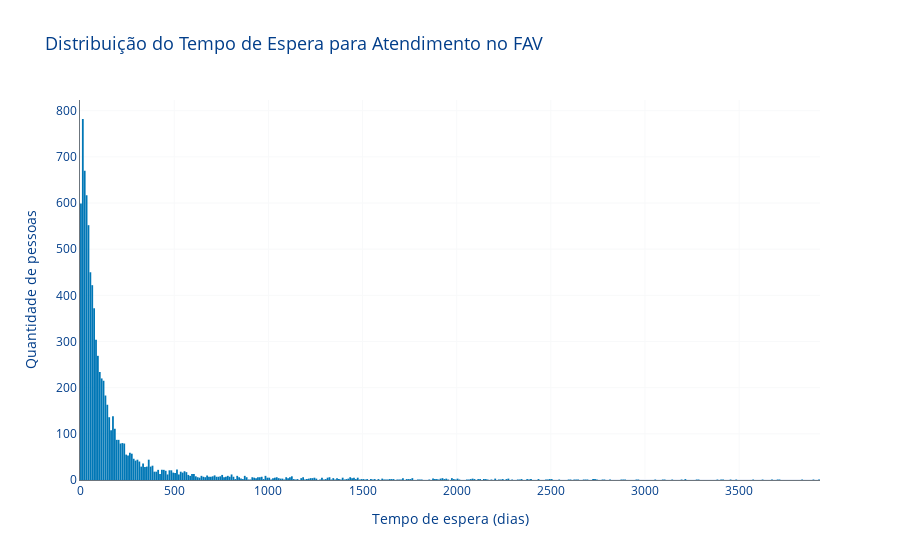

The cell this chart's notebook holds for it:
### Markdown cell above
# 1) Após o início da diálise crônica, qual é o tempo médio até a confecção da Fístula Arterial Venosa (FAV) nos hospitais de POA/RS?

### Code cell
# Gráfico de tempo de espera
max_tempo = df_espera['tempo_entre_fav_e_primeira_dialise'].max()
bins = list(range(0, int(max_tempo) + 10, 10))

# Plotar histograma
fig1_p1 = px.histogram(
    df_espera,
    x='tempo_entre_fav_e_primeira_dialise',
    nbins=len(bins),
    title='Distribuição do Tempo de Espera para Atendimento no FAV',
    labels={
        'tempo_entre_fav_e_primeira_dialise': 'Tempo de espera (dias)',
        'count': 'Quantidade de pessoas'
    },
    color_discrete_sequence=[paleta['azul_principal']]  # Cor das barras
)

# Layout personalizado com a paleta
fig1_p1.update_layout(
    xaxis_title='Tempo de espera (dias)',
    yaxis_title='Quantidade de pessoas',
    bargap=0.05,
    template='plotly_white',
    plot_bgcolor=paleta['fundo'],
    paper_bgcolor=paleta['fundo'],
    font=dict(color=paleta['azul_escuro']),
    title_font=dict(size=18, color=paleta['azul_escuro']),
    xaxis=dict(
        gridcolor=paleta['cinza_claro'],
        linecolor=paleta['cinza_texto'],
        tickfont=dict(color=paleta['azul_escuro'])
    ),
    yaxis=dict(
        gridcolor=paleta['cinza_claro'],
        linecolor=paleta['cinza_texto'],
        tickfont=dict(color=paleta['azul_escuro'])
    )
)

fig1_p1.show()

### Figure 1 — Plotly figure (JSON) as saved in the notebook; plotly's stock layout.template omitted (floating-point values rounded to 4 significant figures; data arrays with more than 128 entries replaced by an {"elided": "..."} marker saying what was removed)
{"data": [{"bingroup": "x", "hovertemplate": "Tempo de espera (dias)=%{x}<br>count=%{y}<extra></extra>", "legendgroup": "", "marker": {"color": "#0077B6", "pattern": {"shape": ""}}, "name": "", "nbinsx": 394, "orientation": "v", "showlegend": false, "type": "histogram", "x": {"elided": "8535 int values"}, "xaxis": "x", "yaxis": "y"}], "layout": {"bargap": 0.05, "barmode": "relative", "font": {"color": "#023E8A"}, "legend": {"tracegroupgap": 0}, "paper_bgcolor": "#FFFFFF", "plot_bgcolor": "#FFFFFF", "title": {"font": {"color": "#023E8A", "size": 18}, "text": "Distribuição do Tempo de Espera para Atendimento no FAV"}, "xaxis": {"anchor": "y", "domain": [0, 1], "gridcolor": "#F8F9FA", "linecolor": "#6C757D", "tickfont": {"color": "#023E8A"}, "title": {"text": "Tempo de espera (dias)"}}, "yaxis": {"anchor": "x", "domain": [0, 1], "gridcolor": "#F8F9FA", "linecolor": "#6C757D", "tickfont": {"color": "#023E8A"}, "title": {"text": "Quantidade de pessoas"}}}}
